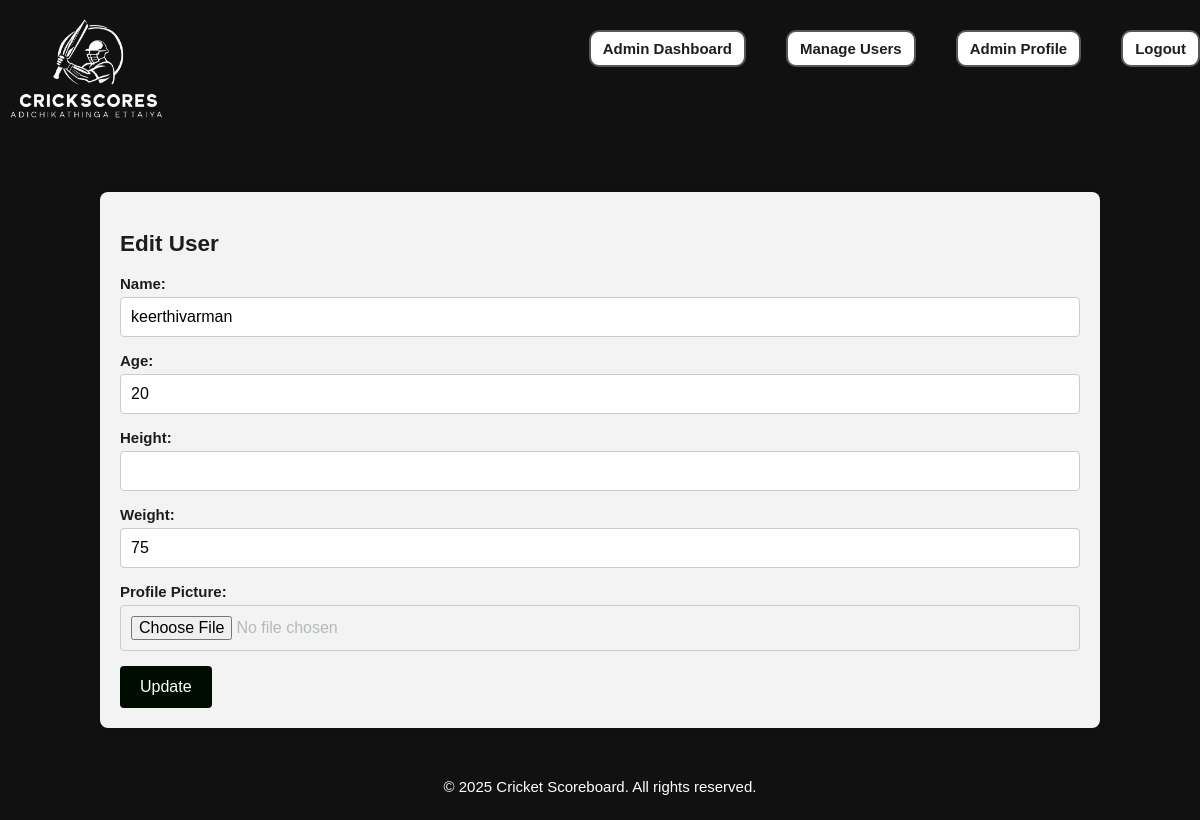
Page /edit_user.php?edit_id=5 (signed in) on the committed database.
### tables this page shows
CREATE TABLE `users` (
  `user_id` int(11) NOT NULL,
  `player_id` varchar(20) NOT NULL,
  `name` varchar(255) NOT NULL,
  `age` int(11) DEFAULT NULL,
  `height` varchar(20) DEFAULT NULL,
  `weight` varchar(20) DEFAULT NULL,
  `profile_pic` varchar(255) DEFAULT NULL,
  `password` varchar(255) NOT NULL,
  `created_at` timestamp NOT NULL DEFAULT CURRENT_TIMESTAMP
);

### edit_user.php (the view, shortened to what this page needs)
<?php
include_once '../includes/header.php';
if (isset($_GET['edit_id'])) {
    $edit_user_id = $_GET['edit_id'];
    $sql_edit = "SELECT * FROM users WHERE user_id = ?";
    $stmt = $conn->prepare($sql_edit);
    $stmt->bind_param("i", $edit_user_id);
    if (!$stmt->execute()) {
        die("Execute failed: " . $stmt->error);
    }
    $result = $stmt->get_result();
    $user = $result->fetch_assoc();
}
?>
<div class="main-wrapper">
<div class="container">
    <h2>Edit User</h2>
    <form method="post" enctype="multipart/form-data">
        <label>Name:</label>
        <input type="text" name="name" value="<?php echo htmlspecialchars($user['name']); ?>" required>
        <label>Age:</label>
        <input type="number" name="age" value="<?php echo htmlspecialchars($user['age']); ?>" required>
        <label>Height:</label>
        <input type="number" step="0.1" name="height" value="<?php echo htmlspecialchars($user['height']); ?>" required>
        <label>Weight:</label>
        <input type="number" step="0.1" name="weight" value="<?php echo htmlspecialchars($user['weight']); ?>" required>
        <label>Profile Picture:</label>
        <input type="file" name="profile_pic">
        <button type="submit" name="update_user">Update</button>
    </form>
</div>
        </div>
<?php include_once '../includes/footer.php'; ?>

### style.css (style rules this page uses)
body { font-family: Arial, sans-serif; margin: 0; padding: 0; background-color: #000000ee; color: #333; justify-content: center; align-items: center; color: hsl(180, 4%, 72%); padding-top: 80px; }
.main-wrapper { min-height: calc(100vh - 80px); display: flex; justify-content: center; align-items: center; padding-top: 20px; }
body, button, input { font-family: 'Red Hat Display', sans-serif; font-size: 0.938rem; }
h1, h2, h3 { color: #000000e1; font-weight: 700; }
.container { margin: 0 auto; }
.container { width: 80%; margin: 20px auto; padding: 20px; background-color: rgb(243, 243, 243); border-radius: 8px; box-shadow: 0 0 10px rgba(0, 0, 0, 0.1); }
form label { color: #000000e1; display: block; margin-bottom: 5px; font-weight: bold; }
form input[type="text"], form input[type="email"], form input[type="password"], form input[type="number"], form input[type="file"], form select { width: 100%; padding: 10px; margin-bottom: 15px; border: 1px solid #ccc; border-radius: 4px; box-sizing: border-box; font-size: 16px; }
form button[type="submit"] { background-color: #000c00; color: white; padding: 12px 20px; border: none; border-radius: 4px; cursor: pointer; font-size: 16px; }

### rows in the picture
users: name "keerthivarman", age "20", weight "75"
